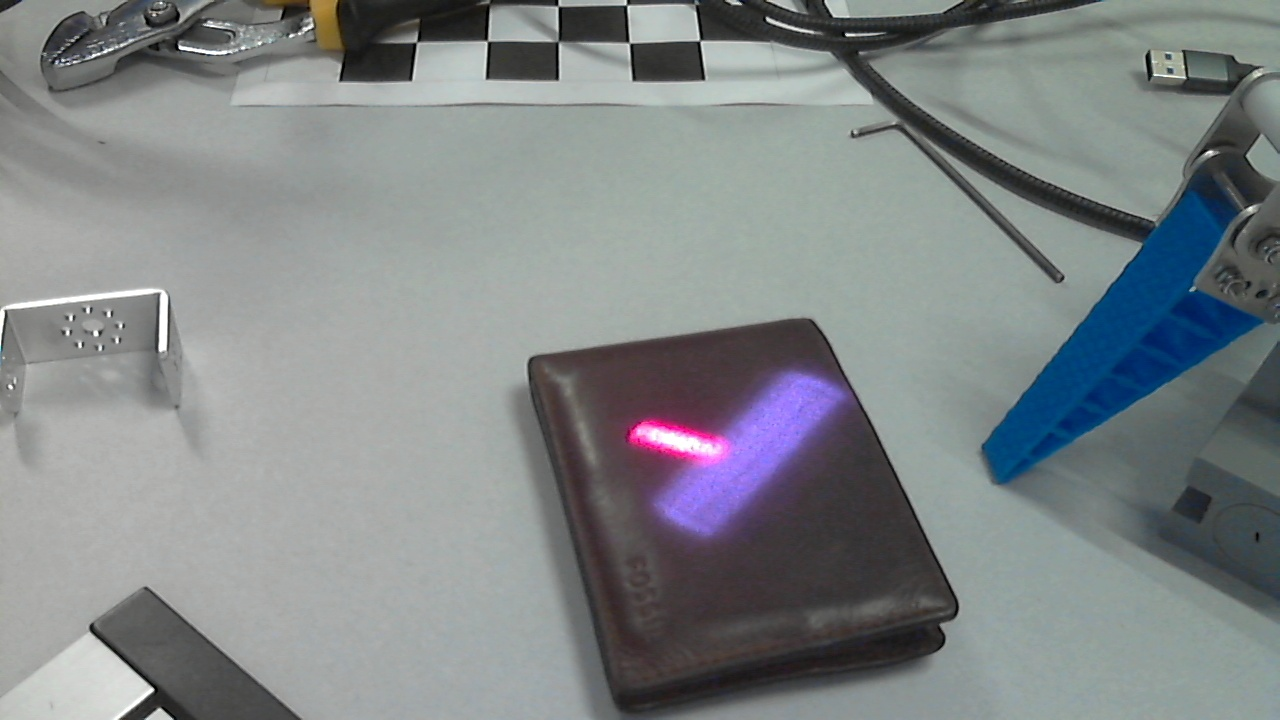
#> input picture dataset/train.bak_20260925_222252/images/20260911_144524_9eaf_primary.rf.99BMDDkxqh73MnC8F28q.jpg, 1280 x 720 px
$ python -i laser_detect.py   (imports and definitions only)
#> lines starting #> are read from the running program, lines starting #| are printed output that depends on the picture; after the words box and inside, x2 and y2 are one past the last pixel; in counts of white or black regions, pixels touching at a corner belong together
### laser_labeler/core/camera.py
"""Image loading, grayscale detection, camera id, exposure and background level (spec 4.1, 4.2).

Intensity is the brightest colour channel scaled to 0..1 (a red or green laser
spot still reads as bright). Pictures are kept as RGB uint8 arrays; grayscale
files are expanded to three equal channels.
"""
from __future__ import annotations

from dataclasses import dataclass
from pathlib import Path
from typing import Iterable

import math

import cv2
import numpy as np
from PIL import Image, ImageOps

EXIF_IFD = 0x8769
EXIF_FIELDS = {0x829A: "exposure_time", 0x829D: "f_number", 0x8827: "iso", 0x9201: "shutter_speed_value"}
GRAY_TOLERANCE = 2  # max channel difference (0..255) still counted as grayscale


@dataclass
class ImageData:
    path: str
    rgb: np.ndarray  # H x W x 3 uint8
    is_grayscale: bool
    exposure: dict[str, float] | None

    @property
    def height(self) -> int:
        return int(self.rgb.shape[0])

    @property
    def width(self) -> int:
        return int(self.rgb.shape[1])


@dataclass(frozen=True)
class ImageStats:
    background_level: float  # median intensity, 0..1
    noise_level: float  # robust spread of intensity, 0..1


def intensity_map(rgb: np.ndarray) -> np.ndarray:
    """Per-pixel intensity 0..1: the brightest channel."""
    return rgb.max(axis=2).astype(np.float32) / 255.0


# [5 lines left out: function is_grayscale_array, not called in this run]


def _local_noise(v: np.ndarray) -> float:
    """Sensor noise from what is left after removing the picture's own structure: each pixel minus the mean of
    its 3x3 neighbourhood. A textured table or a lit object spreads the whole image's brightness out, which says
    nothing about noise; this does not see it. The 3x3 mean takes 1/9 of a pixel's variance with it, hence the factor."""
    if min(v.shape) < 3:
        return float(np.std(v))
    k = np.ones((3, 3), np.float32) / 9.0
    residual = v - cv2.filter2D(v.astype(np.float32), -1, k, borderType=cv2.BORDER_REPLICATE)
    return float(1.4826 * np.median(np.abs(residual - np.median(residual))) / math.sqrt(8.0 / 9.0))


def image_stats(rgb: np.ndarray) -> ImageStats:
    """Background = median brightness. The laser covers few pixels, so the median ignores it.
    Noise comes from pixel-to-pixel differences, not from the spread of the whole picture."""
    v = intensity_map(rgb)
    return ImageStats(background_level=float(np.median(v)), noise_level=max(_local_noise(v), 1.0 / 255.0))


# [24 lines left out: functions _to_uint8, read_exposure, not called in this run]


ORIENTATION = 0x0112


# [58 lines left out: functions exif_orientation, oriented, oriented_size, load_image, camera_id_for, not called in this run]

### laser_labeler/core/tools/geometry.py
"""Small box and angle helpers shared by the vision tools. Boxes are (x, y, w, h) pixels."""
from __future__ import annotations

import math
from typing import Sequence

Box = tuple[int, int, int, int]


# [6 lines left out: function clamp_box, not called in this run]


def expand_box(box: Sequence[float], pad: float, width: int, height: int) -> Box:
    x, y, w, h = box
    return clamp_box((x - pad, y - pad, w + 2 * pad, h + 2 * pad), width, height)


def box_center(box: Sequence[float]) -> tuple[float, float]:
    x, y, w, h = box
    return (x + w / 2.0, y + h / 2.0)


def scale_box(box: Sequence[float], factor: float) -> tuple[float, float, float, float]:
    return tuple(v * factor for v in box)  # type: ignore[return-value]


# [8 lines left out: function iou, not called in this run]


def direction_deg(dx: float, dy: float) -> float:
    """Angle in degrees, 0 = right, 90 = up (image y points down, so it is flipped)."""
    return math.degrees(math.atan2(-dy, dx)) % 360.0


def point_segment_distance(p: tuple[float, float], a: tuple[float, float], b: tuple[float, float]) -> float:
    ax, ay = a
    bx, by = b
    dx, dy = bx - ax, by - ay
    length2 = dx * dx + dy * dy
    t = 0.0 if length2 == 0 else max(0.0, min(1.0, ((p[0] - ax) * dx + (p[1] - ay) * dy) / length2))
    return math.hypot(p[0] - (ax + t * dx), p[1] - (ay + t * dy))

### laser_labeler/core/tools/laser_detect.py
"""detect_laser: find laser spots and visible beam lines with plain OpenCV (spec 5.1).

Method: smooth the intensity map, find local maxima above an adaptive threshold,
grow each maximum to its half-maximum core, and keep compact cores as spots.
Long thin cores are beams, not spots. Thin faint beams are also found with a
Hough line search. Tuned later on real images (spec section 17).
"""
from __future__ import annotations

import math
from dataclasses import dataclass, field

import cv2
import numpy as np

from core.camera import ImageStats, image_stats, intensity_map
from core.tools.geometry import Box, point_segment_distance

MIN_NOISES = 6.0  # a spot must rise this many noise levels above the background to be looked at
NEST_PEAK_RATIO = 0.35  # a dimmer region around a brighter one is the same (spread) spot when its peak is at least this share
SEED_RADIUS = 5  # px: a spot must be the brightest within this distance
WINDOW = 60  # px: half-size of the window used to grow a core
MAX_ELONGATION = 6.0  # cores more elongated than this are beams, not spots
CORE_FRACTIONS = (0.5, 0.65, 0.8, 0.9)  # share of (peak - background) that bounds the core
MARK_LOOK_RADIUS = 24  # px: how far from a person's click the brightest place is looked for
MARK_SNAP = 40  # px: a click this close to a detected spot's centre (or inside its box) means that spot
MARK_BOX = 24  # px: side of the small square used when the pixels around a click show no clear core


@dataclass
class LaserCandidate:
    id: str
    center: tuple[float, float]
    box: Box
    area: int
    peak: float  # 0..1
    saturated_fraction: float
    marked: bool = False  # a person pointed at it ("a laser is here"); the point says where, not how big


@dataclass
class BeamLine:
    x1: float
    y1: float
    x2: float
    y2: float

    @property
    def length(self) -> float:
        return math.hypot(self.x2 - self.x1, self.y2 - self.y1)


@dataclass
class Detection:
    candidates: list[LaserCandidate] = field(default_factory=list)
    lines: list[BeamLine] = field(default_factory=list)
    threshold: float = 0.0
    stats: ImageStats | None = None
    contrast: float = 0.0  # how far the brightest spot rises above the background, 0..1
    seeds: int = 0  # bright places looked at
    rejected: dict[str, int] = field(default_factory=dict)  # why seeds were not kept: too_small, too_large, too_stretched

    # [16 lines left out: function explain, not called in this run]


def _threshold(v: np.ndarray, stats: ImageStats, k_noise: float, rel: float) -> float | None:
    peak = float(np.percentile(v, 99.99))
    span = peak - stats.background_level
    if span < k_noise * stats.noise_level:
        return None  # nothing stands out from the noise
    return stats.background_level + max(k_noise * stats.noise_level, rel * span)


def _seeds(smooth: np.ndarray, thr: float) -> list[tuple[int, int]]:
    """Local maxima above thr. Flat (saturated) tops are collapsed to one seed each."""
    size = 2 * SEED_RADIUS + 1
    maxima = ((smooth >= cv2.dilate(smooth, np.ones((size, size), np.uint8))) & (smooth > thr))
    count, labels = cv2.connectedComponents(maxima.astype(np.uint8), connectivity=8)
    seeds = []
    for label in range(1, count):
        ys, xs = np.nonzero(labels == label)
        mid = len(ys) // 2
        seeds.append((int(xs[mid]), int(ys[mid])))
    return seeds


def _grow_core(v: np.ndarray, seed: tuple[int, int], bg: float, max_area: int, window: int = WINDOW):
    """Core around a seed: (ys, xs, peak) or None.

    Starts at half maximum. If the core is too big or too stretched (the spot sits on a
    bright object or beam), the level is raised until only the spot is left.
    """
    sx, sy = seed
    x0, y0 = max(sx - window, 0), max(sy - window, 0)
    win = v[y0:sy + window + 1, x0:sx + window + 1]
    px, py = sx - x0, sy - y0
    near = win[max(py - 2, 0):py + 3, max(px - 2, 0):px + 3]
    peak = float(near.max())
    iy, ix = np.unravel_index(int(near.argmax()), near.shape)
    at = (max(py - 2, 0) + iy, max(px - 2, 0) + ix)  # brightest pixel next to the seed
    ellipse = cv2.getStructuringElement(cv2.MORPH_ELLIPSE, (5, 5))
    best = None
    for fraction in CORE_FRACTIONS:
        mask = (win >= bg + fraction * (peak - bg)).astype(np.uint8)
        # Opening strips a thin beam attached to the spot; keep it only if the spot survives.
        for candidate in (cv2.morphologyEx(mask, cv2.MORPH_OPEN, ellipse), mask):
            _, labels = cv2.connectedComponents(candidate, connectivity=8)
            if labels[at] == 0:
                continue
            ys, xs = np.nonzero(labels == labels[at])
            best = (ys + y0, xs + x0, peak)
            if len(xs) <= max_area and _elongation(xs, ys) <= MAX_ELONGATION:
                return best
            break
    return best


def _elongation(xs: np.ndarray, ys: np.ndarray) -> float:
    if len(xs) < 3:
        return 1.0
    cov = np.cov(np.vstack([xs, ys])) + np.eye(2) / 12.0
    ev = np.linalg.eigvalsh(cov)
    return float(math.sqrt(ev[1] / ev[0]))


def _stands_out_locally(v, xs, ys, peak: float, noise: float) -> bool:
    """The spot must rise clearly above the pixels right around it, not just above the image's overall background.
    This rejects noise bumps on a bright object or at the bright end of a lighting gradient."""
    height, width = v.shape
    x0, x1, y0, y1 = int(xs.min()), int(xs.max()) + 1, int(ys.min()), int(ys.max()) + 1
    pad = max(6, x1 - x0, y1 - y0)
    ex0, ex1, ey0, ey1 = max(x0 - pad, 0), min(x1 + pad, width), max(y0 - pad, 0), min(y1 + pad, height)
    block = v[ey0:ey1, ex0:ex1].copy()
    block[y0 - ey0:y1 - ey0, x0 - ex0:x1 - ex0] = np.nan  # leave out the spot's own box
    ring = block[~np.isnan(block)]
    if ring.size == 0:
        return True
    return bool(peak - float(np.median(ring)) >= MIN_NOISES * noise)


def _fills_window(v, xs, ys, seed, window) -> bool:
    """A region that runs to the edge of the search window is bigger than any spot we looked for: a lit object or a
    lighting gradient. The exception is a spot the sensor has clipped to white, which can be very large."""
    sx, sy = seed
    height, width = v.shape
    touches = (xs.min() <= max(sx - window, 0) or xs.max() >= min(sx + window, width - 1)
               or ys.min() <= max(sy - window, 0) or ys.max() >= min(sy + window, height - 1))
    return bool(touches and float((v[ys, xs] >= 0.996).mean()) < 0.5)


def _merge_nested(spots):
    """One spread laser spot can show several bright lobes, each grown into its own region, one inside the other.
    A region whose centre lies inside a larger one (and is not hugely brighter than it) is the same spot: keep the
    larger region and the highest peak."""
    ordered = sorted(spots, key=lambda s: -len(s[0]))
    kept: list[list] = []
    for xs, ys, peak in ordered:
        cx, cy = float(xs.mean()), float(ys.mean())
        host = next((k for k in kept if k[0].min() <= cx <= k[0].max() and k[1].min() <= cy <= k[1].max()
                     and min(k[2], peak) >= NEST_PEAK_RATIO * max(k[2], peak)), None)
        if host is not None:
            host[2] = max(host[2], peak)
        else:
            kept.append([xs, ys, peak])
    return [(xs, ys, peak) for xs, ys, peak in kept]


def _find_spots(v, smooth, thr, bg, min_area, max_area, max_candidates, window=WINDOW, rejected=None, noise=0.0):
    spots, claimed = [], np.zeros(v.shape, bool)
    rejected = rejected if rejected is not None else {}
    for sx, sy in sorted(_seeds(smooth, thr), key=lambda s: -smooth[s[1], s[0]]):
        if claimed[sy, sx]:
            continue
        core = _grow_core(v, (sx, sy), bg, max_area, window)
        if core is None:
            continue
        ys, xs, peak = core
        claimed[ys, xs] = True
        claimed[max(sy - 2, 0):sy + 3, max(sx - 2, 0):sx + 3] = True
        if _fills_window(v, xs, ys, (sx, sy), window):
            rejected["too_large"] = rejected.get("too_large", 0) + 1  # a bright area (object, lighting), not a spot
            continue
        if len(xs) < min_area:
            rejected["too_small"] = rejected.get("too_small", 0) + 1
            continue
        if len(xs) > max_area:
            rejected["too_large"] = rejected.get("too_large", 0) + 1
            continue
        if _elongation(xs, ys) > MAX_ELONGATION:
            rejected["too_stretched"] = rejected.get("too_stretched", 0) + 1
            continue
        if noise and not _stands_out_locally(v, xs, ys, peak, noise):
            rejected["not_standing_out"] = rejected.get("not_standing_out", 0) + 1
            continue
        spots.append((xs, ys, peak))
        if len(spots) >= 4 * max_candidates:  # lobes of one spread spot are merged below, so look at more than we keep
            break
    return _merge_nested(spots)[:max_candidates]


def _candidate(index: int, xs, ys, peak, v) -> LaserCandidate:
    x0, y0, x1, y1 = int(xs.min()), int(ys.min()), int(xs.max()) + 1, int(ys.max()) + 1
    return LaserCandidate(
        id=f"c{index}", center=(float(xs.mean()), float(ys.mean())),
        box=(x0, y0, x1 - x0, y1 - y0), area=int(len(xs)), peak=peak,
        saturated_fraction=float((v[ys, xs] >= 0.996).mean()),
    )


def _find_lines(v, stats, k_noise, max_lines=8) -> list[BeamLine]:
    span = float(np.percentile(v, 99.99)) - stats.background_level
    low = stats.background_level + max(k_noise * stats.noise_level, 0.1 * span)
    mask = cv2.morphologyEx((v > low).astype(np.uint8) * 255, cv2.MORPH_OPEN, np.ones((2, 2), np.uint8))
    raw = cv2.HoughLinesP(mask, 1, math.pi / 180, threshold=40, minLineLength=40, maxLineGap=8)
    lines: list[BeamLine] = []
    for x1, y1, x2, y2 in (raw.reshape(-1, 4) if raw is not None else []):
        line = BeamLine(float(x1), float(y1), float(x2), float(y2))
        if not _duplicate(line, lines):
            lines.append(line)
    return sorted(lines, key=lambda ln: -ln.length)[:max_lines]


def _duplicate(line: BeamLine, kept: list[BeamLine], tol: float = 4.0) -> bool:
    return any(
        point_segment_distance((line.x1, line.y1), (k.x1, k.y1), (k.x2, k.y2)) < tol
        and point_segment_distance((line.x2, line.y2), (k.x1, k.y1), (k.x2, k.y2)) < tol
        for k in kept
    )


def detect_laser(
    rgb: np.ndarray,
    stats: ImageStats | None = None,
    *,
    min_area: int = 3,
    max_area_fraction: float = 0.05,
    max_candidates: int = 12,
    k_noise: float = 6.0,
    relative_threshold: float = 0.2,
    find_lines: bool = True,
) -> Detection:
    """Return laser spot candidates (brightest first) and beam line segments."""
    stats = stats or image_stats(rgb)
    v = intensity_map(rgb)
    contrast = float(np.percentile(v, 99.99)) - stats.background_level
    thr = _threshold(v, stats, k_noise, relative_threshold)
    if thr is None:
        return Detection(stats=stats, contrast=max(contrast, 0.0))
    smooth = cv2.GaussianBlur(v, (0, 0), 1.0)
    window = max(WINDOW, int(0.1 * max(v.shape)))  # a spread spot on a big image is wider than a fixed 120 px window
    rejected: dict[str, int] = {}
    seeds = len(_seeds(smooth, thr))
    spots = _find_spots(v, smooth, thr, stats.background_level, min_area,
                        int(max_area_fraction * v.size), max_candidates, window, rejected, stats.noise_level)
    candidates = [_candidate(i + 1, xs, ys, peak, v)
                  for i, (xs, ys, peak) in enumerate(sorted(spots, key=lambda s: -s[2]))]
    lines = _find_lines(v, stats, k_noise) if find_lines else []
    return Detection(candidates=candidates, lines=lines, threshold=thr, stats=stats, contrast=max(contrast, 0.0),
                     seeds=seeds, rejected=rejected)


# [49 lines left out: functions candidate_at, apply_marks, not called in this run]

>>> import cv2
>>> picture = cv2.imread('../../../dataset/train.bak_20260925_222252/images/20260911_144524_9eaf_primary.rf.99BMDDkxqh73MnC8F28q.jpg')
#> picture is the input picture: shape (720, 1280, 3); mean B, G, R 135.8, 134.1, 128.8
>>> result = detect_laser(picture)
#> in _local_noise, `residual = v - cv2.filter2D(v.astype(np.float32), -1, k, borderType=cv..`:
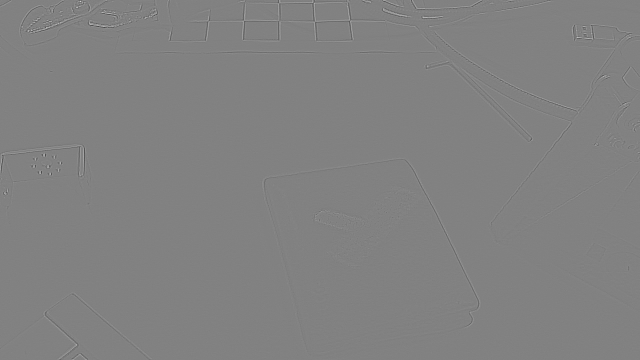
#> residual: shape (720, 1280) float32 (shown at 1/2 size); min -0.337, max 0.326, mean 4.15e-09; drawn with min black and max white
#> in detect_laser, `contrast = float(np.percentile(v, 99.99)) - stats.background_level`: contrast = 0.376
#> in _threshold, `peak = float(np.percentile(v, 99.99))`: peak = 1
#> in _threshold, `span = peak - stats.background_level`: span = 0.376
#> in detect_laser, `thr = _threshold(v, stats, k_noise, relative_threshold)`: thr = 0.699
#> in _seeds, `maxima = ((smooth >= cv2.dilate(smooth, np.ones((size, size), np.uint8..`:
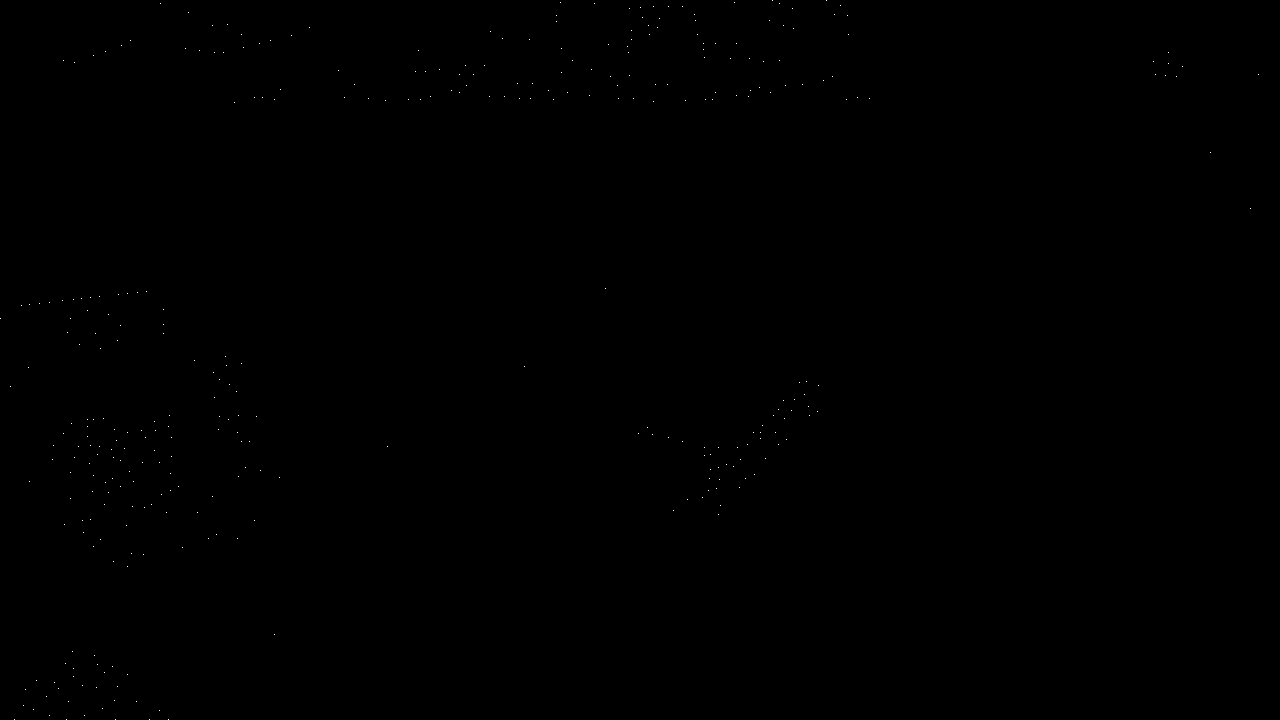
#> maxima: shape (720, 1280) bool; 0.04% white in thin lines or dots
#> in _seeds, `count, labels = cv2.connectedComponents(maxima.astype(np.uint8), conne..`: count = 343
#> the loop in _seeds, `for label in range(1, count):` made 342 passes
#> (ys, xs) on passes 1 to 3: ([0], [772]), ([0], [826]), ([3], [160])
#> after the loop in _seeds, `for label in range(1, count):`: seeds = 342 pairs, first value 0 to 1258, second value 0 to 719
#> in detect_laser, `seeds = len(_seeds(smooth, thr))`: seeds = 342
#> the loop in _find_spots, `for sx, sy in sorted(_seeds(smooth, thr), key=lambda s: -smooth[s[1], ..` made 154 passes
#> pass 1, in _grow_core, `win = v[y0:sy + window + 1, x0:sx + window + 1]`:
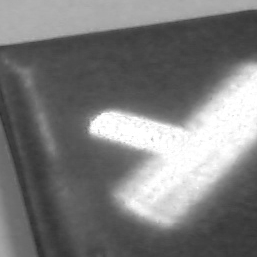
#> win: shape (257, 257) float32; min 0.176, max 1, mean 0.482
#> the loop in _merge_nested, `for xs, ys, peak in ordered:` made 48 passes
#> peak on passes 1 to 4: 0.882, 0.796, 0.894, 0.882
#> in _find_lines, `mask = cv2.morphologyEx((v > low).astype(np.uint8) * 255, cv2.MORPH_OP..`:
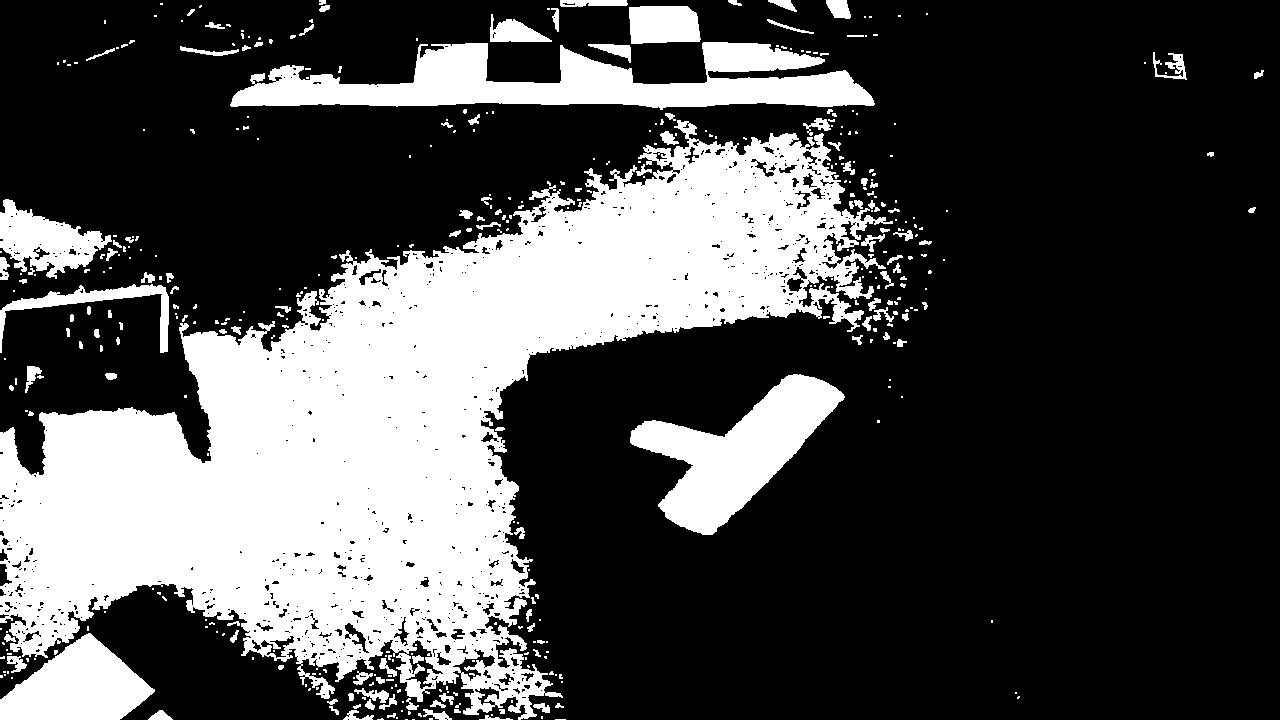
#> mask: shape (720, 1280); 29.7% white; 426 white regions (291 under 20 px), largest, box (x1, y1, x2, y2) and area: (0, 120, 893, 720) 206788, (230, 42, 875, 110) 22765, (630, 374, 845, 535) 14619
#> the loop in _find_lines, `for x1, y1, x2, y2 in (raw.reshape(-1, 4) if raw is not None else []):` made 1538 passes
#> (x1, y1, x2, y2) on passes 1 to 3: (230, 619, 666, 183), (7, 719, 91, 635), (6, 631, 694, 131)
